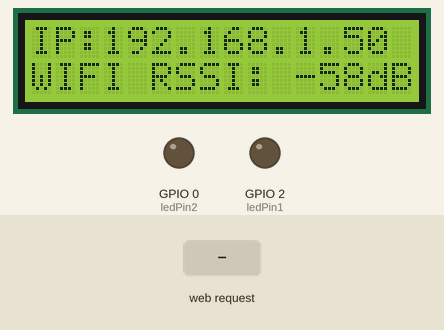
Recording of a sketch running on a simulated ESP32. Parts: 16×2 character LCD, output pins drawn as LEDs (lit = HIGH). The test bench sets the inputs (shaded band). WiFi joins after 1.5 s; servers stay silent unless stated; EEPROM starts erased; what the sketch prints to the serial monitor is not drawn.

Above: at 4.8 s.
4.9 s: HTTP request GET /26/on received
At 6.1 s:
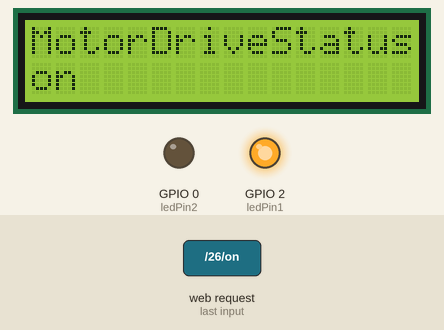
6.4 s: HTTP request GET /27/on received
At 9.1 s:
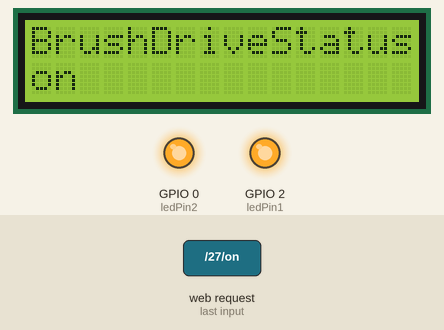
9.4 s: HTTP request GET /26/off received
At 12.1 s:
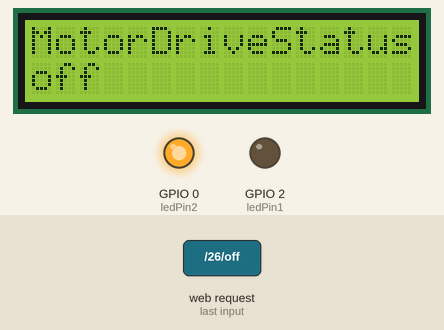
12.4 s: HTTP request GET /27/off received
At 18.2 s:
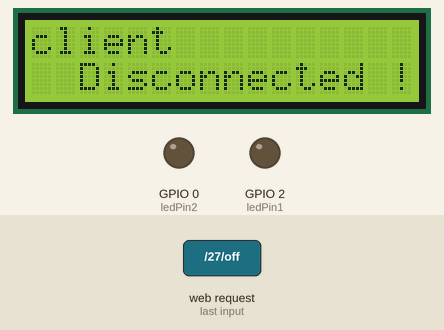
Timing chart, 0 to 19.4 s (numbered marks = the images above; inputs shaded):
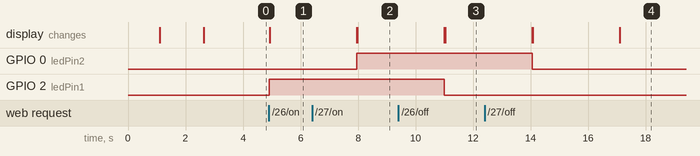

The sketch:

robot_lcddisplay_wifidynamic.ino
```cpp
#include <Arduino.h>
#include <WiFi.h>
#include <DHT.h>
#include <LiquidCrystal_I2C.h>
//#include <Wire.h>
#include <Preferences.h>
//const char* ssid = "ESIL_UG_2G";
//const char* password = "Hild#098";
//char ssid[50];
//char pass[50];
String ssid = "";
String Password = "";
Preferences preferences;

const int ledPin1 = 2;  // LED connected to GPIO 26
const int ledPin2 = 0;  // LED connected to GPIO 27

DHT dht(15, DHT22);  // DHT11 sensor connected to GPIO 14
LiquidCrystal_I2C lcd(0x27, 16, 2);

WiFiServer server(80);

String header;
String output26State = "off";
String output27State = "off";

unsigned long currentTime = millis();
unsigned long previousTime = 0;
const long timeoutTime = 10000;

// static ip  address  set
IPAddress local_IP(192, 168, 0, 5);
// set your Gateway
IPAddress gateway(192,168,0,1);
IPAddress subnet(255,255,255,0);
IPAddress primaryDNS(0,0,0,0);
IPAddress secondaryDNS(0,0,0,0);

void setup() {
  Serial.begin(115200);
  lcd.begin();
  lcd.clear();
  lcd.backlight();
  dht.begin();
  display();
  pinMode(ledPin1, OUTPUT);
  pinMode(ledPin2, OUTPUT);
  digitalWrite(ledPin1, LOW);
  digitalWrite(ledPin2, LOW);
  // CONFIGURE STATIC ip address
  //if(!WiFi.config(local_IP,gateway,subnet,primaryDNS,secondaryDNS)){
  // Serial.println("STA failed to configure");
  //}
  //connect to  wi_fi  network with  SSID and password
  preferences.begin("my-app",false);
  String savedSSID = preferences.getString("SSID","ESIL_UG_2G");
  String savedPassword = preferences.getString("Password","Hild#098");
  Serial.println("savedSSID : ");
  Serial.println(savedSSID);
  Serial.println("savedpassword");
  Serial.println(savedPassword);
  lcd.setCursor(0,0);
  lcd.clear();
  lcd.print("Connecting to ");
  Serial.print("Connecting to ");
 // Serial.println(savedSSID);
 // WiFi.begin(ssid, password);
  WiFi.begin(savedSSID.c_str(),savedPassword.c_str());
  unsigned long wifiStartTime = millis();
  while (WiFi.status() != WL_CONNECTED && millis() - wifiStartTime <20000) {
    delay(500);
    lcd.setCursor(0,1);
    Serial.print(".");
  }

  Serial.println("");
  Serial.println("WiFi connected.");
  Serial.println("IP address: ");
  uint32_t signalrssi = WiFi.localIP();
  lcdwifi();
  delay(1000);
  Serial.println(WiFi.localIP());
  Serial.println("Receiving Signal strength indicator : \t\t"); Serial.print(WiFi.RSSI());Serial.print("dB");
 // ipaddresschanges();
  server.begin();
}

void loop() {
  getwifissid();
  WiFiClient client = server.available();

  if (client) {
    currentTime = millis();
    previousTime = currentTime;
    // lcd.setCursor(0,0);
     //lcd.clear();
    // lcd.print("NEW CLIENT !");
    Serial.println("New Client.");
    String currentLine = "";

    while (client.connected() && currentTime - previousTime <= timeoutTime)
    //while (client.connected())
     {
      currentTime = millis();
      if (client.available()) {
        char c = client.read();
        Serial.write(c);
        header += c;
        if (c == '\n') {
          if (currentLine.length() == 0) {
            client.println("HTTP/1.1 200 OK");
            client.println("Content-type:text/html");
            client.println("Connection: close");
            client.println();


            if (header.indexOf("GET /26/on") >= 0) {
              Serial.println("GPIO 26 on");
              output26State = "on";
              digitalWrite(ledPin1, HIGH);
              String MotorDrive = "{\"MotorDriveStatus\":"+ String(output26State)+"}";
              client.println(MotorDrive);
              lcdmotordrivestatus();

            } else if (header.indexOf("GET /26/off") >= 0) {
              Serial.println("GPIO 26 off");
              output26State = "off";
              digitalWrite(ledPin1, LOW);
              String MotorDrive_status = "{\"MotorDriveStatus\":"+ String(output26State)+"}";
              client.println(MotorDrive_status);
              lcdmotordrivestatus();

            }

            if (header.indexOf("GET /27/on") >= 0) {
              Serial.println("GPIO 27 on");
              output27State = "on";
              digitalWrite(ledPin2, HIGH);
              String BrushDrive = "{\"BrushDriveStatus\":"+ String(output27State)+"}";
              client.println(BrushDrive);
              lcdbrushdrivestatus();
            } else if (header.indexOf("GET /27/off") >= 0) {
              Serial.println("GPIO 27 off");
              output27State = "off";
              digitalWrite(ledPin2, LOW);
              String BrushDrive_status = "{\"BrushDriveStatus\":"+ String(output27State)+"}";
              client.println(BrushDrive_status);
             lcdbrushdrivestatus();
            }

             if (header.indexOf("GET /index") >= 0) {
              float temperature = dht.readTemperature(true);
              float humidity = dht.readHumidity();
              int RSSI = WiFi.RSSI();
              String responseData = "{\"temp\": "+String(temperature)+",\"humidity\":"+ String(humidity) +"}";
              client.println(responseData);
              // output26State = "on";
               // lcd.setCursor(0,0);
               // lcd.clear();
               // lcd.print("WiFi.RSSI");
               // lcd.setCursor(11,0);
                //lcd.clear();
                //lcd.print(WiFi.RSSI());
             }


            client.println("<!DOCTYPE html><html>");
            client.println("<head><meta name=\"viewport\" content=\"width=device-width, initial-scale=1\">");//view port of webpage
            client.println("<link rel=\"icon\" href=\"data:,\">"); // link define part
            client.println("<style>html { font-family: Helvetica; display: inline-block; margin: 0px auto; text-align: center;}");
            client.println(".button { background-color: #4CAF50; border: none; color: white; padding: 16px 40px;");
            client.println("text-decoration: none; font-size: 30px; margin: 2px; cursor: pointer;}");
            client.println(".button2 {background-color: #555555;}</style></head>");

            client.println("<body><h1>Robot Communication Diagnostic Tool </h1>");

            client.println("<p>Motordrive - State " + output26State + "</p>");
            if (output26State == "off") {
              client.println("<p><a href=\"/26/on\"><button class=\"button\">ON</button></a></p>");
            } else {
              client.println("<p><a href=\"/26/off\"><button class=\"button button2\">OFF</button></a></p>");
            }

            client.println("<p>Brush drive - State " + output27State + "</p>");
            if (output27State == "off") {
              client.println("<p><a href=\"/27/on\"><button class=\"button\">ON</button></a></p>");
            } else {
              client.println("<p><a href=\"/27/off\"><button class=\"button button2\">OFF</button></a></p>");
            }


            client.println("<p><a href=\"/readDHT\"><button class=\"button\">Read DHT</button></a></p>");
             if (header.indexOf("GET /readDHT") >= 0) {
              float temperature = dht.readTemperature(true);
              float humidity = dht.readHumidity();
              int RSSI = WiFi.RSSI();

              client.println("<p>Temperature: " + String(temperature) + " °C</p>");
              client.println("<p>Humidity: " + String(humidity) + " %</p>");
              client.println("<p>RSSI : "+String(RSSI)+"dB</p>");
                 delay(1000);
             }
            client.println("</body></html>");
            client.println();
            break;
          } else {
            currentLine = "";
          }
        } else if (c != '\r') {
          currentLine += c;
        }
      }
    }

    header = "";
    client.stop();
    //delay(1000);
    lcd.setCursor(5,0);
    lcd.clear();
    lcd.print("client");
    lcd.setCursor(2,1);
    //lcd.clear();
    lcd.print("Disconnected !");
    Serial.println("Client disconnected.");
    Serial.println("");
  }
}
```

LCD_DISPLAY.ino
```cpp
void display()
{
   lcd.setCursor(0,0);
   lcd.clear();
   lcd.print("HILD ENERGY");
   delay(1000);
}

void lcdwifi()
{
  lcd.setCursor(0,0);
  lcd.clear();
 // lcd.setCursor(0,0);
  lcd.print("IP:");
  lcd.setCursor(3,0);
  lcd.print(WiFi.localIP());
 // lcd.setCursor(0,0);
 // lcd.print("IP:");
  //lcd.clear();
  lcd.setCursor(0,1);
  lcd.print("WIFI RSSI:");
  lcd.setCursor(11,1);
 // lcd.clear();
  lcd.println(WiFi.RSSI());
  lcd.setCursor(14,1);
  lcd.print("dB");
}

void lcdmotordrivestatus()
{
                //delay(1000);
                lcd.setCursor(0,0);
                lcd.clear();
                lcd.print("MotorDriveStatus");
                //client.println(MotorDrive);
                lcd.setCursor(0,1);
                //lcd.clear();
                lcd.print(output26State);
                delay(3000);
}
void lcdbrushdrivestatus()
{
                lcd.setCursor(0,0);
                lcd.clear();
                lcd.print("BrushDriveStatus");
                //client.println(MotorDrive);
                lcd.setCursor(0,1);
                //lcd.clear();
                lcd.print(output27State);
                delay(3000);

}
```

wifi_setssidpassword.ino
```cpp
/*void wificommunication()
{

  Serial.print("Enter your WiFi credentials.\n");
  Serial.print("SSID: ");
  while (Serial.available() == 0) {
    // wait
  }
  Serial.readBytesUntil(10, ssid, 50);
  Serial.print(ssid);
Serial.print("donessid");

  Serial.print("PASS: ");
  while (Serial.available() == 0) {
    // wait
  }
  Serial.readBytesUntil(10, pass, 50);
  Serial.print(pass);
 Serial.print("donepass");


  WiFi.begin(ssid, pass);
  while (WiFi.status() != WL_CONNECTED) {
    delay(500);
    Serial.print("Connecting....");
  }
  Serial.println("");
  Serial.println("WiFi connected");
  Serial.println("IP address: ");
  Serial.println(WiFi.localIP());
}

void commandcommunication()
{
  if(Serial.available()>0)
  {
    String input = Serial.readStringUntil('\n');
    if(input.startWith("SSID:")){
      String ssid = input.substring(5);
    }
    else if(input.startWith("password:"))
    {
      String password = input.substring(9);
    }
  }
}*/

void getwifissid()
{
    if(Serial.available()>0)
  {
    String input = Serial.readStringUntil('\n');
    if(input.startsWith("SSID:")){
      String ssid = input.substring(5);
      Serial.println("ssid");
      Serial.println(ssid);
      preferences.putString("SSID",ssid);
    }
    else if(input.startsWith("password:"))
    {
      String password = input.substring(9);
       Serial.println("password");
       Serial.println(password);
       preferences.putString("Password",password);
       ESP.restart();

    }
  }

}
```

Measured:
- after the input at 4.9 s, GPIO 2 (ledPin1): LOW → HIGH at once; the display: changes at once (image 1)
- after the input at 6.4 s, GPIO 0 (ledPin2): LOW → HIGH after 1.6 s; the display: first differs from a run without the input after 1.6 s (image 2)
- after the input at 9.4 s, GPIO 2 (ledPin1): HIGH → LOW after 1.6 s; the display: first differs from a run without the input after 1.6 s (image 3)
- after the input at 12.4 s, GPIO 0 (ledPin2): HIGH → LOW after 1.7 s; the display: first differs from a run without the input after 1.7 s (image 4 shows a later state)
